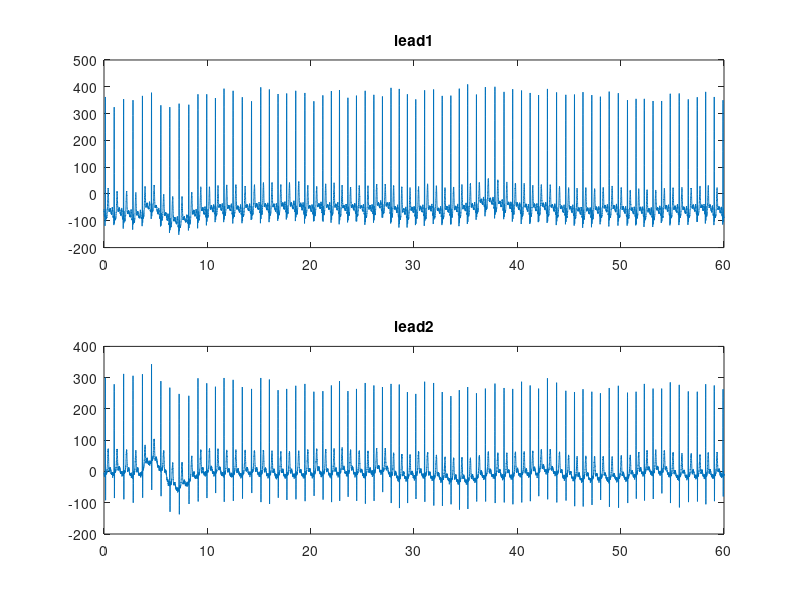
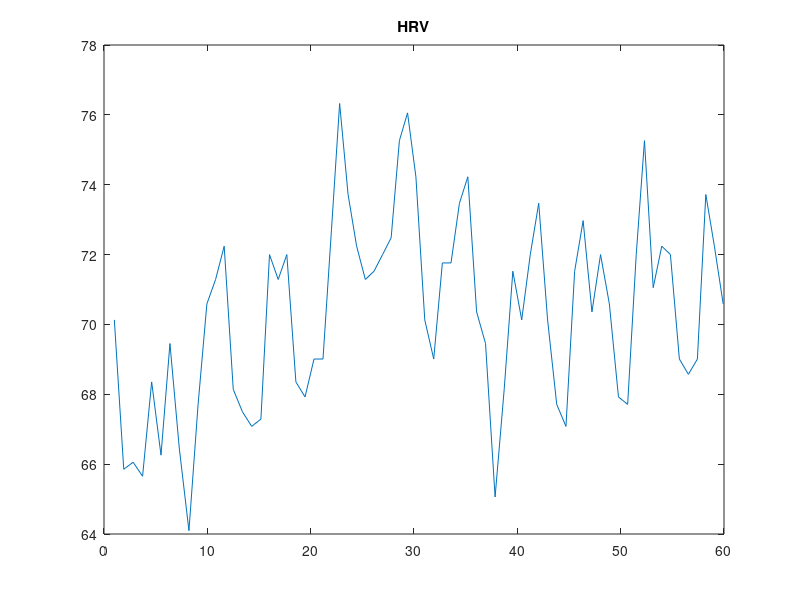

Recreate these plots in MATLAB, in order.
%ECG file load
load('103m.mat');
%enter duration of the ECG signal in seconds
t_sampling=60;
%lead 1 data
s1 = val(1,:);
%lead 2 data
s2 = val(2,:);
%calculation of sampling frequency
fs = length(s1) / t_sampling;

t=0:(1/fs):(t_sampling-(1/fs));
figure('Name','ECG Data','NumberTitle','off');
subplot(2,1,1)
plot(t,s1)
title('lead1')
subplot(2,1,2)
plot(t,s2)
title('lead2')
%*******Heart Rate Variablity calculation
%enter a threshold level that all R peaks are above this threshold
V_threshold=100;
%****************
f=0;
first_peak=1;
k=1;
for i=1:length(s1)
   if( s1(i) > V_threshold &&  f == 0 )
    R1=i;
    f=1;
   end
   if( s1(i) <= V_threshold &&  f == 1 )
       R2=i;
       f=0;
       Vmax = s1(R1);
       I_Vmax2=R1;
       for j=R1+1:R2
           if( s1(j) > Vmax )
               Vmax = s1(j);
                I_Vmax2=j;
           end
       end
       if( first_peak == 1 )
          I_Vmax1 = I_Vmax2;
          first_peak=0;
       else
           hrv(k) = fs * 60 / (I_Vmax2 - I_Vmax1);
           t1(k) = j / fs;
           k = k + 1;
           I_Vmax1 = I_Vmax2;
       end
   end
end
figure('Name','Heart rate variablity','NumberTitle','off');
plot(t1,hrv)
title('HRV')
%*************
% t_realtime=3;
% figure('Name','Real time lead1','NumberTitle','off');
% for i=1:(t_sampling-t_realtime/2)*fs
% plot(t(i:i+t_realtime/2*fs),s1(i:i+t_realtime/2*fs))
% xlim([t(i) t(i+t_realtime*fs)])
% ylim([min(s1) max(s1)])
% pause(1/fs)
% end

% t_realtime=3;
% sig=zeros(1,t_realtime*fs);
% figure('Name','Real time2 lead1','NumberTitle','off');
% for i=1:(t_sampling-t_realtime)
%     for j=1:t_realtime*fs
% %         tic
%         sig(j)=s1((i-1)*t_realtime*fs+j);
%         plot(t((i-1)*t_realtime*fs+1:i*t_realtime*fs),sig)
%         xlim([t((i-1)*t_realtime*fs+1) t(i*t_realtime*fs)])
%         ylim([min(s1) max(s1)])
% %         t_ex=toc;
% %         pause(1/fs-t_ex)
%     end
% end